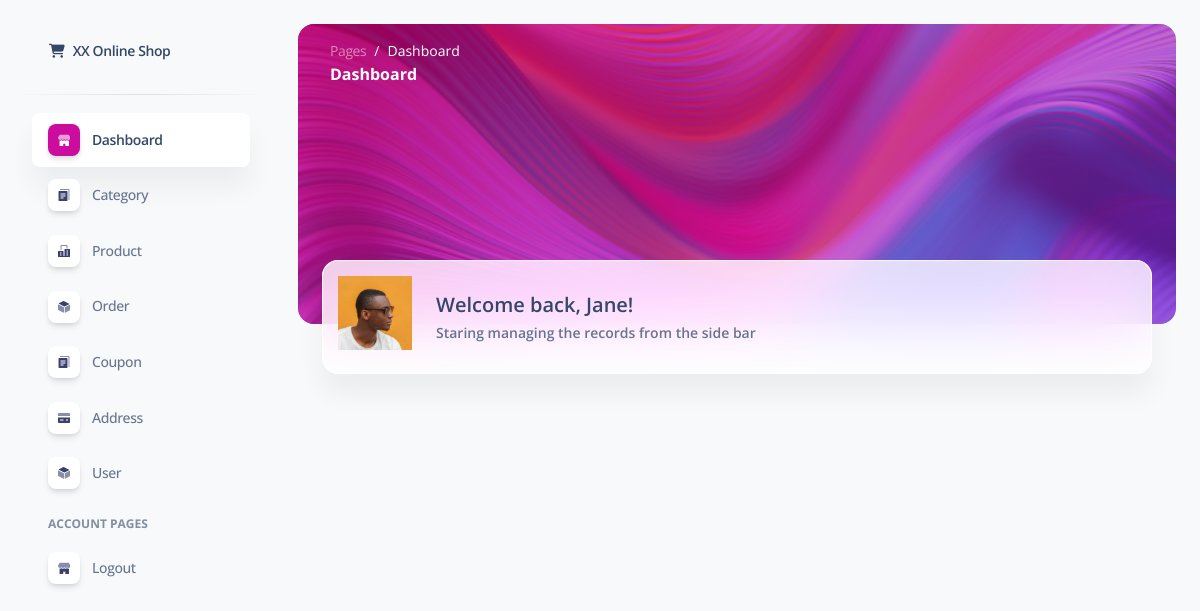
/pages/dashboard.php (signed in), run on an earlier commit of the app's database.
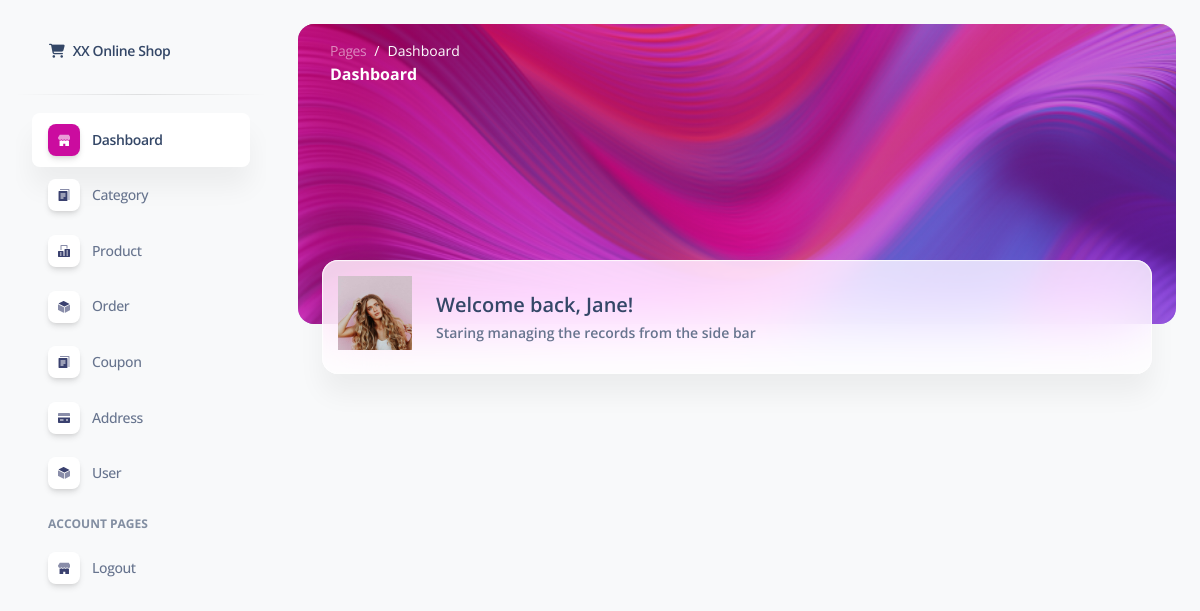
And on a later commit of the database.
### tables this page shows
CREATE TABLE `user` (
  `id_user` bigint(20) NOT NULL COMMENT '主键id',
  `username` varchar(20) NOT NULL COMMENT '名字',
  `password` varchar(128) DEFAULT NULL COMMENT '密码',
  `mail` varchar(255) DEFAULT NULL COMMENT '邮箱',
  `phone_number` varchar(20) DEFAULT NULL COMMENT '电话号',
  `authority` tinyint(4) NOT NULL DEFAULT 3 COMMENT '权限',
  `user_photo` varchar(256) NOT NULL DEFAULT '''assets/img/png''',
  `create_time` timestamp NOT NULL DEFAULT current_timestamp(),
  `id_creator` bigint(20) NOT NULL DEFAULT 0,
  `is_delete` tinyint(1) DEFAULT 0 COMMENT '是否删除',
  `delete_time` timestamp NULL DEFAULT NULL COMMENT '删除时间'
);

### pages/dashboard.php (the view, shortened to what the changed rows need)
<!DOCTYPE html>
<html lang="en">
<head>
  <link href="./assets/css/nucleo-icons.css" rel="stylesheet" />
  <link href="./assets/css/nucleo-svg.css" rel="stylesheet" />
  <link href="./assets/css/nucleo-svg.css" rel="stylesheet" />
  <link id="pagestyle" href="./assets/css/soft-ui-dashboard.css" rel="stylesheet" />
</head>
<body class="g-sidenav-show  bg-gray-100">
  <main class="main-content position-relative max-height-vh-100 h-100 mt-1 border-radius-lg ">
    <div class="container-fluid">
      <div class="card card-body blur shadow-blur mx-4 mt-n6 overflow-hidden">
        <div class="row gx-4">
          <div class="col-auto">
            <div class="avatar avatar-xl position-relative">
              <?php
              include "connect_db.php";
              $qry_user = mysqli_query($conn, "SELECT * FROM user WHERE id_user = '{$_SESSION['id_user']}'");
              $data_user = mysqli_fetch_array($qry_user);
              ?>
              <img src="<?= $data_user['user_photo'] ?>" alt="profile_image" width="50px">
            </div>
          </div>
        </div>
      </div>
    </div>
</body>
</html>

What changed in the data, as far as the page shows it:
changed user: user_photo: a different picture
